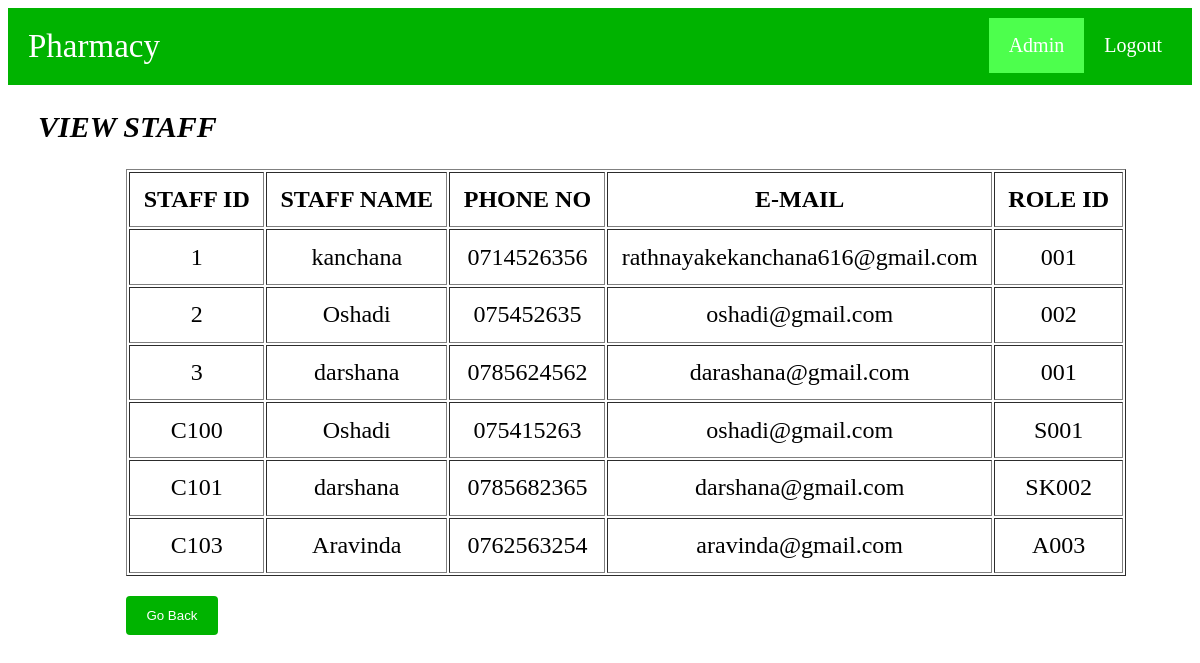
Screenshot of /view_pharmacist.php with the database file from the repository.
### tables this page shows
CREATE TABLE `staff` (
  `staff_id` varchar(50) NOT NULL,
  `staff_name` varchar(50) DEFAULT NULL,
  `staff_password` varchar(50) DEFAULT NULL,
  `staff_phone` varchar(50) DEFAULT NULL,
  `staff_email` varchar(50) DEFAULT NULL,
  `role_id` varchar(50) DEFAULT NULL
);

### view_pharmacist.php (the view, shortened to what this page needs)
<html>
	<head>
	</head>
	<body>
	<ul>
			<li id="titlehead"><p id="title">Pharmacy</p></li>
			<li style=margin-right:10px;><a href="admin_logout.php">Logout</a></li>
			<li><a class="active" href="admin_home.php">Admin</a></li>
	</ul>
	<h2 style="font-style:italic; font-size:30px;padding-left:30px;">VIEW STAFF</h2>
	<?php
		$servername = "localhost";
		$username = "root";
		$password = "";
		$dbname ="pharmacydb";
		$conn = new mysqli($servername, $username, $password, $dbname);
		$sql='SELECT * FROM staff';
		$ret=mysqli_query($conn,$sql);
            if(mysqli_num_rows($ret)>0)
            {
                    echo"<div id='dem'>";
					echo"<table border='1'><tr><th>STAFF ID</th><th>STAFF  NAME</th><th> PHONE NO</th><th>E-MAIL</th><th>ROLE ID</th></tr>";
					while($row=mysqli_fetch_assoc($ret))
					{
						echo"<tr><td>{$row['staff_id']}</td><td>{$row['staff_name']}</td><td>{$row['staff_phone']}</td><td>{$row['staff_email']}</td><td>{$row['role_id']}</td></tr>";
					}
			echo"</table>";
            echo"<form action='admin_home.php'><button type='submit' id='done' style='margin-left:10%;margin-top:20px'>Go Back</button></form>";
            echo"</div>";
            }
?>
    </body>
</html>

### view_pharmacist.php (style rules this page uses)
#title { background-color:#00b300; font-size:33px; color:white; margin-left:20px; margin-top:20px; margin-bottom:20px; }
ul { list-style-type: none; margin: 0; padding: 0; overflow: hidden; background-color: #00b300; }
li { float: right; }
#titlehead { float: left; }
li a { display: block; color: white; font-size:20px; text-align: center; padding: 16px 20px; margin-top:10px; text-decoration: none; }
.active { background-color: #4dff4d; }
#done { background-color: #00b300; color: white; padding: 12px 20px; border: none; border-radius: 4px; cursor: pointer; }
table { margin-left:10%; margin-top:0%; background-color:white; }
th,td { font-size:18pt; padding:10pt; text-align:center; }

### rows the page displays
staff: staff_id "1", staff_name "kanchana", staff_phone "0714526356", staff_email "rathnayakekanchana616@gmail.com", role "001"
staff: staff_id "2", staff_name "Oshadi", staff_phone "075452635", staff_email "oshadi@gmail.com", role "002"
staff: staff_id "3", staff_name "darshana", staff_phone "0785624562", staff_email "darashana@gmail.com", role "001"
staff: staff_id "C100", staff_name "Oshadi", staff_phone "075415263", staff_email "oshadi@gmail.com", role "S001"
staff: staff_id "C101", staff_name "darshana", staff_phone "0785682365", staff_email "darshana@gmail.com", role "SK002"
staff: staff_id "C103", staff_name "Aravinda", staff_phone "0762563254", staff_email "aravinda@gmail.com", role "A003"
